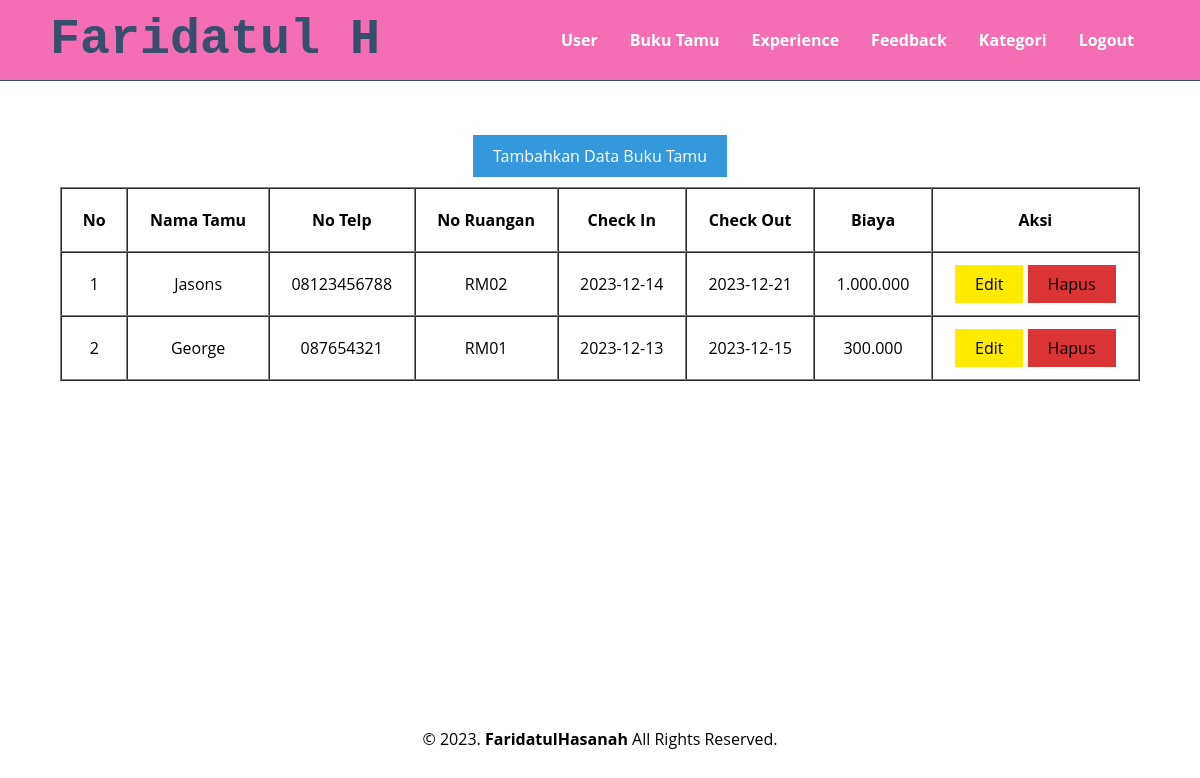
The page /buku-tamu/index.php (signed in) on the database its author committed.
### tables this page shows
CREATE TABLE `buku_tamu` (
  `id` int NOT NULL,
  `nama_tamu` text NOT NULL,
  `no_ruangan` text NOT NULL,
  `no_telp` text NOT NULL,
  `tgl_check_in` text NOT NULL,
  `tgl_check_out` text NOT NULL,
  `biaya` text NOT NULL
);

### buku-tamu/index.php (the view, shortened to what this page needs)
<?php
    include '../koneksi.php';
?>
<!DOCTYPE html>
<html lang="en">
<head>
    <link rel="stylesheet" href="../style.css">
</head>
<body>
    <nav>
        <div class="wrapper">
            <div class="logo"><a href='../dashboard/'>Faridatul H</a></div>
            <div class="menu">
                <ul>
                    <li><a href="../user/">User</a></li>
                    <li><a href="../buku-tamu/">Buku Tamu</a></li>
                    <li><a href="../experience/">Experience</a></li>
                    <li><a href="../feedback/">Feedback</a></li>
                    <li><a href="../kategori/">Kategori</a></li>
                    <li><a href="../logout.php">Logout</a></li>
                </ul>
            </div>
        </div>
    </nav>
    <div class="content">
        <center class="jarak">
            <a href="create.php" class="tombol-create">Tambahkan Data Buku Tamu</a>
        </center>
        <table border="1" width="90%" align="center" cellpadding="20" cellspacing="0">
            <tr>
                <th>No</th>
                <th>Nama Tamu</th>
                <th>No Telp</th>
                <th>No Ruangan</th>
                <th>Check In</th>
                <th>Check Out</th>
                <th>Biaya</th>
                <th>Aksi</th>
            </tr>
            <?php
            $i=1;
            $sql = mysqli_query($koneksi, "SELECT * FROM buku_tamu");
            while($data = mysqli_fetch_assoc($sql)){
        ?>
        <tr>
            <td><?php echo $i++ ?></td>
            <td><?php echo $data['nama_tamu']; ?></td>
            <td><?php echo $data['no_telp']; ?></td>
            <td><?php echo $data['no_ruangan']; ?></td>
            <td><?php echo $data['tgl_check_in']; ?></td>
            <td><?php echo $data['tgl_check_out']; ?></td>
            <td><?php echo $data['biaya']; ?></td>
            <td>
                <a href="update.php?id=<?php echo $data['id']; ?>" class="tombol-edit">Edit</a>
                <a href="delete.php?id=<?php echo $data['id']; ?>" class="tombol-hapus">Hapus</a>
            </td>
        </tr>
        <?php } ?>
        </table>
    </div>
    <div id="copyright">
        <div class="wrapper">
            &copy; 2023. <b>FaridatulHasanah</b> All Rights Reserved.
        </div>
    </div>
</body>
</html>

### style.css (style rules this page uses)
* { text-decoration: none; }
body { margin: 0px; padding: 0px; font-family: 'Open Sans',sans-serif; }
.wrapper { width: 1100px; margin: auto; position: relative; }
.logo a { font-size: 50px; font-weight: 800; float: left; font-family: courier; color: #364f6b; }
.menu { float: right; }
nav { width: 100%; margin: auto; display: flex; line-height: 80px; position: sticky; position: -webkit-sticky; top: 0; background: #F56EB3; z-index: 1; border-bottom:1px solid #364f6b; }
nav ul { list-style-type: none; margin: 0; padding: 0; overflow: hidden; }
nav ul li { float: left; }
nav ul li a { color: white; font-weight: bold; text-align: center; padding: 0px 16px 0px 16px; text-decoration: none; }
#copyright { text-align: center; width: 100%; padding: 50px 0px 50px 0px; position: fixed; bottom: 0; margin-top: 50px; }
.content { margin-top: 8vh; text-align: center; }
.jarak { margin: 20px; }
.tombol-create { background: #3498db; color: #fff; border: 0; padding: 10px 20px; }
.tombol-edit { background: #ffea00; color: #000; border: 0; padding: 8px 20px; }
.tombol-hapus { background: #db3434; color: #000; border: 0; padding: 8px 20px; }

### rows shown on the page
buku_tamu: nama_tamu "Jasons", no_telp "08123456788", no_ruangan "RM02", tgl_check_in "2023-12-14", tgl_check_out "2023-12-21", biaya "1.000.000"
buku_tamu: nama_tamu "George", no_telp "087654321", no_ruangan "RM01", tgl_check_in "2023-12-13", tgl_check_out "2023-12-15", biaya "300.000"
